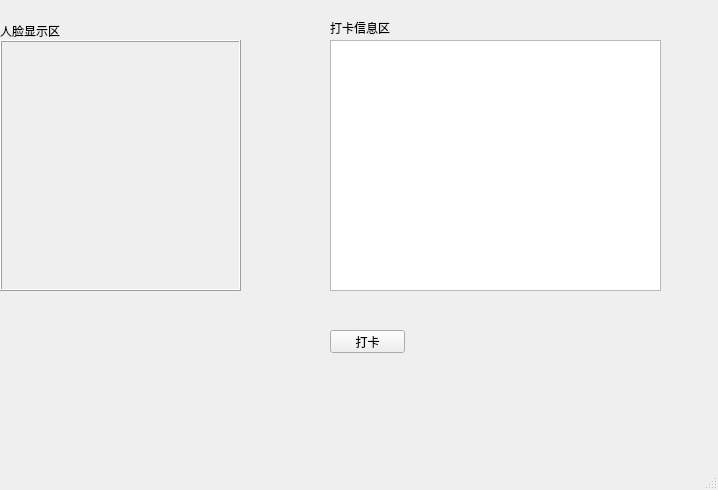
<?xml version="1.0" encoding="UTF-8"?>
<ui version="4.0">
 <class>MainWindow</class>
 <widget class="QMainWindow" name="MainWindow">
  <property name="geometry">
   <rect>
    <x>0</x>
    <y>0</y>
    <width>718</width>
    <height>490</height>
   </rect>
  </property>
  <property name="windowTitle">
   <string>MainWindow</string>
  </property>
  <widget class="QWidget" name="centralwidget">
   <widget class="QLabel" name="label_status">
    <property name="geometry">
     <rect>
      <x>0</x>
      <y>420</y>
      <width>101</width>
      <height>16</height>
     </rect>
    </property>
    <property name="text">
     <string> </string>
    </property>
   </widget>
   <widget class="QLabel" name="label_camera">
    <property name="geometry">
     <rect>
      <x>0</x>
      <y>40</y>
      <width>241</width>
      <height>251</height>
     </rect>
    </property>
    <property name="frameShape">
     <enum>QFrame::Box</enum>
    </property>
    <property name="frameShadow">
     <enum>QFrame::Raised</enum>
    </property>
    <property name="text">
     <string> </string>
    </property>
   </widget>
   <widget class="QTableWidget" name="tableWidget_attendance">
    <property name="geometry">
     <rect>
      <x>330</x>
      <y>40</y>
      <width>331</width>
      <height>251</height>
     </rect>
    </property>
   </widget>
   <widget class="QPushButton" name="pushButton_start">
    <property name="geometry">
     <rect>
      <x>330</x>
      <y>330</y>
      <width>75</width>
      <height>23</height>
     </rect>
    </property>
    <property name="text">
     <string>打卡</string>
    </property>
   </widget>
   <widget class="QLabel" name="label">
    <property name="geometry">
     <rect>
      <x>0</x>
      <y>20</y>
      <width>81</width>
      <height>21</height>
     </rect>
    </property>
    <property name="text">
     <string>人脸显示区</string>
    </property>
   </widget>
   <widget class="QLabel" name="label_2">
    <property name="geometry">
     <rect>
      <x>330</x>
      <y>20</y>
      <width>81</width>
      <height>16</height>
     </rect>
    </property>
    <property name="text">
     <string>打卡信息区</string>
    </property>
   </widget>
  </widget>
  <widget class="QMenuBar" name="menubar">
   <property name="geometry">
    <rect>
     <x>0</x>
     <y>0</y>
     <width>718</width>
     <height>23</height>
    </rect>
   </property>
  </widget>
  <widget class="QStatusBar" name="statusbar"/>
 </widget>
 <resources/>
 <connections/>
</ui>
